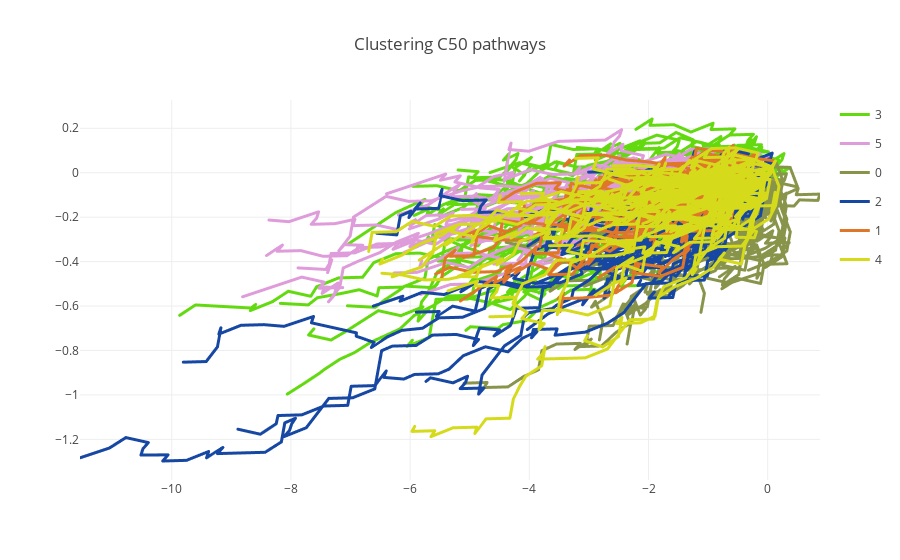

The notebook cell saved with this chart:
### Markdown cell above
Plotting

### Code cell
data=[]

#color code by label

clusters = single_cancer_df['cluster'].unique()

np.random.seed(seed=20)
for c in clusters:

    color = np.random.randint(255, size=(1, 3))[0]
    
    c_sequences = single_cancer_df[single_cancer_df['cluster'] == c]
    c_sequences100 = random.choices(list(c_sequences['sequence']),k=100)
    
    legend = True
    for s in c_sequences100:
        event_vectors = np.array([list(map3D[e]) for e in s])
        pathway_coordinates = np.cumsum(event_vectors, axis=0)

    
        trace = go.Scattergl(   x = pathway_coordinates[:,0],
                                y = pathway_coordinates[:,1],
                                mode = 'lines',
                                name = str(c),
                                legendgroup= str(c),
                                line=dict(width=3,color='rgb({}, {}, {})'.format(*color)), 
                                showlegend = legend)
        legend = False
        data.append(trace)

layout = dict(title = 'Clustering '+single_cancer+' pathways',
              yaxis = dict(zeroline = False),
              xaxis = dict(zeroline = False)
             )

fig = dict(data=data, layout=layout)
po.iplot(fig)
